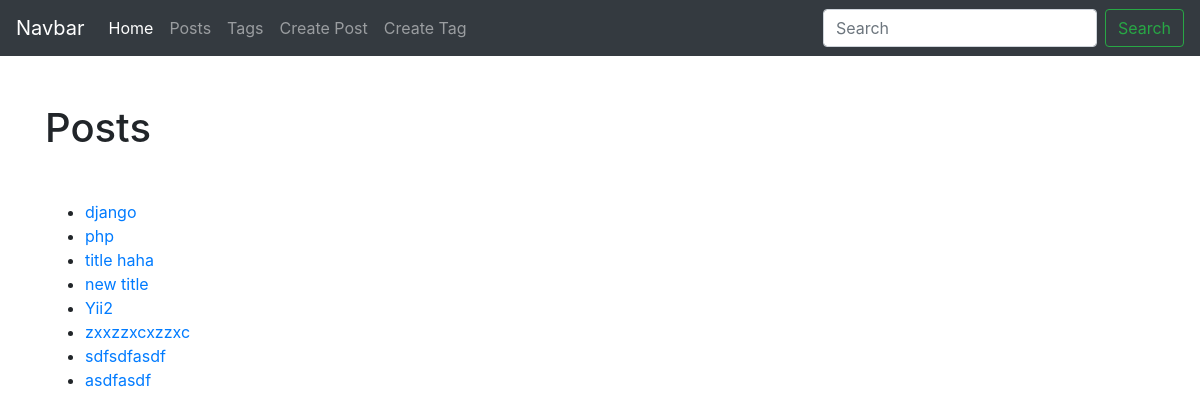
The page /blog/tag/ on the database as committed earlier.
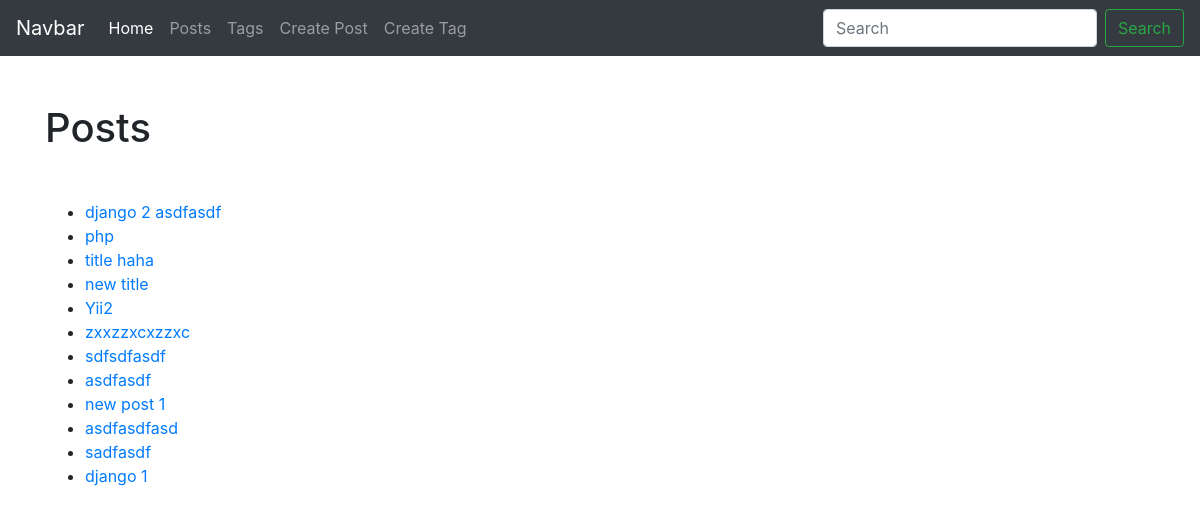
The same page on the database as committed later.
### blog/models.py (models this page shows, shortened)
class Tag(models.Model):
    title = models.CharField(max_length=50)
    slug = models.CharField(max_length=50, unique=True)
    def get_absolute_url(self):
        return reverse('blog_tag_detail', kwargs={'slug': self.slug})

### blog/views.py (the view)
# urls.py: path('tag/', TagList.as_view(), name='blog_tag_list'),
class TagList(ObjectListMixin, View):
    model = Tag

### blog/utils.py (called while the page is built)
    def get(self, request):
        model_name = self.model.__name__.lower()
        items = self.model.objects.all()
        return render(request, 'blog/{}_list.html'.format(model_name), {'items': items})

### blog/templates/blog/tag_list.html (shortened to what this page needs)
{% extends 'blog/base.html' %}
{% block content %}
<ul>
{% for item in items %}
    <li><a href="{{ item.get_absolute_url }}">{{ item.title }}</a></li>
{% endfor %}
</ul>
{% endblock %}

Rows that differ between the two databases and show on the page:
changed Tag: title "django" → "django 2 asdfasdf"
added Tag: title "new post 1"
added Tag: title "asdfasdfasd"
added Tag: title "sadfasdf"
added Tag: title "django 1"
